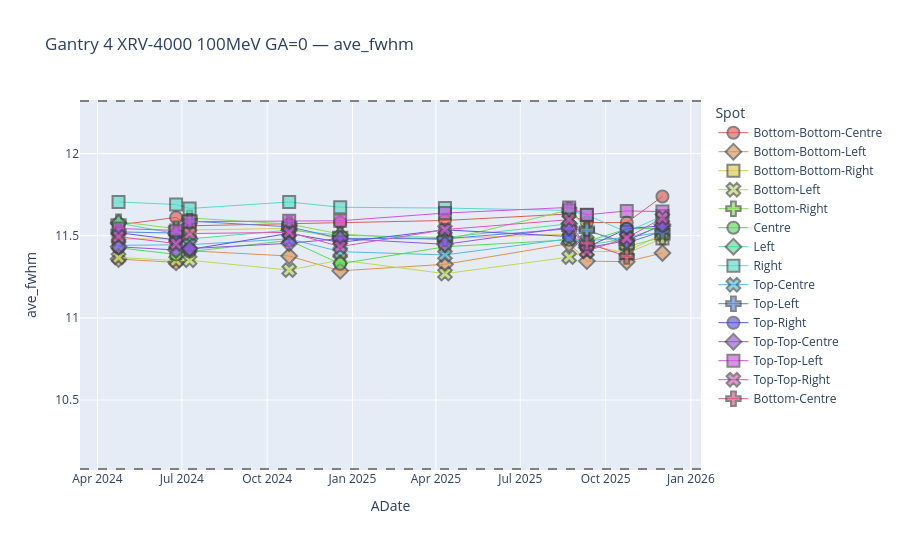

Notebook code for this chart:
### Markdown cell above
## Average

### Code cell
plotly_fwhm_time_series(
    fwhm_df,
    gantry="Gantry 4",
    device="XRV-4000",
    energy=100,
    gantry_angle=0,
    n_months=24,
    fwhm_col="ave_fwhm",
    ref_df=ref_df,
    ref_source="TPS",
    tol_frac=0.10
)

### Figure 1 — Plotly figure (JSON) as saved in the notebook; plotly's stock layout.template omitted (floating-point values rounded to 4 significant figures)
{"data": [{"hovertemplate": "Spot=Bottom-Bottom-Centre<br>ADate=%{x}<br>ave_fwhm=%{y}<extra></extra>", "legendgroup": "Bottom-Bottom-Centre", "line": {"width": 1}, "marker": {"color": "#db5f57", "line": {"width": 2}, "opacity": 0.65, "size": 12, "symbol": "circle"}, "mode": "markers+lines", "name": "Bottom-Bottom-Centre", "orientation": "v", "showlegend": true, "type": "scatter", "x": ["2024-04-23T17:34:57.000000000", "2024-06-24T19:07:29.000000000", "2024-07-09T09:29:40.000000000", "2024-10-24T18:22:30.000000000", "2024-12-18T18:46:12.000000000", "2025-04-10T19:05:24.000000000", "2025-08-22T17:24:40.000000000", "2025-09-10T19:20:56.000000000", "2025-10-23T20:19:28.000000000", "2025-12-01T08:33:29.000000000"], "xaxis": "x", "y": [11.57, 11.61, 11.56, 11.57, 11.58, 11.59, 11.63, 11.58, 11.58, 11.74], "yaxis": "y"}, {"hovertemplate": "Spot=Bottom-Bottom-Left<br>ADate=%{x}<br>ave_fwhm=%{y}<extra></extra>", "legendgroup": "Bottom-Bottom-Left", "line": {"width": 1}, "marker": {"color": "#db9457", "line": {"width": 2}, "opacity": 0.65, "size": 12, "symbol": "diamond"}, "mode": "markers+lines", "name": "Bottom-Bottom-Left", "orientation": "v", "showlegend": true, "type": "scatter", "x": ["2024-04-23T17:34:57.000000000", "2024-06-24T19:07:29.000000000", "2024-07-09T09:29:40.000000000", "2024-10-24T18:22:30.000000000", "2024-12-18T18:46:12.000000000", "2025-04-10T19:05:24.000000000", "2025-08-22T17:24:40.000000000", "2025-09-10T19:20:56.000000000", "2025-10-23T20:19:28.000000000", "2025-12-01T08:33:29.000000000"], "xaxis": "x", "y": [11.36, 11.34, 11.41, 11.38, 11.29, 11.33, 11.45, 11.35, 11.34, 11.39], "yaxis": "y"}, {"hovertemplate": "Spot=Bottom-Bottom-Right<br>ADate=%{x}<br>ave_fwhm=%{y}<extra></extra>", "legendgroup": "Bottom-Bottom-Right", "line": {"width": 1}, "marker": {"color": "#dbc957", "line": {"width": 2}, "opacity": 0.65, "size": 12, "symbol": "square"}, "mode": "markers+lines", "name": "Bottom-Bottom-Right", "orientation": "v", "showlegend": true, "type": "scatter", "x": ["2024-04-23T17:34:57.000000000", "2024-06-24T19:07:29.000000000", "2024-07-09T09:29:40.000000000", "2024-10-24T18:22:30.000000000", "2024-12-18T18:46:12.000000000", "2025-04-10T19:05:24.000000000", "2025-08-22T17:24:40.000000000", "2025-09-10T19:20:56.000000000", "2025-10-23T20:19:28.000000000", "2025-12-01T08:33:29.000000000"], "xaxis": "x", "y": [11.48, 11.48, 11.53, 11.54, 11.48, 11.48, 11.51, 11.45, 11.39, 11.48], "yaxis": "y"}, {"hovertemplate": "Spot=Bottom-Left<br>ADate=%{x}<br>ave_fwhm=%{y}<extra></extra>", "legendgroup": "Bottom-Left", "line": {"width": 1}, "marker": {"color": "#b9db57", "line": {"width": 2}, "opacity": 0.65, "size": 12, "symbol": "x"}, "mode": "markers+lines", "name": "Bottom-Left", "orientation": "v", "showlegend": true, "type": "scatter", "x": ["2024-04-23T17:34:57.000000000", "2024-06-24T19:07:29.000000000", "2024-07-09T09:29:40.000000000", "2024-10-24T18:22:30.000000000", "2024-12-18T18:46:12.000000000", "2025-04-10T19:05:24.000000000", "2025-08-22T17:24:40.000000000", "2025-09-10T19:20:56.000000000", "2025-10-23T20:19:28.000000000", "2025-12-01T08:33:29.000000000"], "xaxis": "x", "y": [11.37, 11.35, 11.35, 11.29, 11.35, 11.27, 11.37, 11.4, 11.4, 11.51], "yaxis": "y"}, {"hovertemplate": "Spot=Bottom-Right<br>ADate=%{x}<br>ave_fwhm=%{y}<extra></extra>", "legendgroup": "Bottom-Right", "line": {"width": 1}, "marker": {"color": "#84db57", "line": {"width": 2}, "opacity": 0.65, "size": 12, "symbol": "cross"}, "mode": "markers+lines", "name": "Bottom-Right", "orientation": "v", "showlegend": true, "type": "scatter", "x": ["2024-04-23T17:34:57.000000000", "2024-06-24T19:07:29.000000000", "2024-07-09T09:29:40.000000000", "2024-10-24T18:22:30.000000000", "2024-12-18T18:46:12.000000000", "2025-04-10T19:05:24.000000000", "2025-08-22T17:24:40.000000000", "2025-09-10T19:20:56.000000000", "2025-10-23T20:19:28.000000000", "2025-12-01T08:33:29.000000000"], "xaxis": "x", "y": [11.59, 11.54, 11.61, 11.57, 11.51, 11.47, 11.66, 11.54, 11.43, 11.49], "yaxis": "y"}, {"hovertemplate": "Spot=Centre<br>ADate=%{x}<br>ave_fwhm=%{y}<extra></extra>", "legendgroup": "Centre", "line": {"width": 1}, "marker": {"color": "#57db5f", "line": {"width": 2}, "opacity": 0.65, "size": 12, "symbol": "circle"}, "mode": "markers+lines", "name": "Centre", "orientation": "v", "showlegend": true, "type": "scatter", "x": ["2024-04-23T17:34:57.000000000", "2024-06-24T19:07:29.000000000", "2024-07-09T09:29:40.000000000", "2024-10-24T18:22:30.000000000", "2024-12-18T18:46:12.000000000", "2025-04-10T19:05:24.000000000", "2025-08-22T17:24:40.000000000", "2025-09-10T19:20:56.000000000", "2025-10-23T20:19:28.000000000", "2025-12-01T08:33:29.000000000"], "xaxis": "x", "y": [11.43, 11.39, 11.4, 11.47, 11.33, 11.43, 11.47, 11.46, 11.54, 11.55], "yaxis": "y"}, {"hovertemplate": "Spot=Left<br>ADate=%{x}<br>ave_fwhm=%{y}<extra></extra>", "legendgroup": "Left", "line": {"width": 1}, "marker": {"color": "#57db94", "line": {"width": 2}, "opacity": 0.65, "size": 12, "symbol": "diamond"}, "mode": "markers+lines", "name": "Left", "orientation": "v", "showlegend": true, "type": "scatter", "x": ["2024-04-23T17:34:57.000000000", "2024-06-24T19:07:29.000000000", "2024-07-09T09:29:40.000000000", "2024-10-24T18:22:30.000000000", "2024-12-18T18:46:12.000000000", "2025-04-10T19:05:24.000000000", "2025-08-22T17:24:40.000000000", "2025-09-10T19:20:56.000000000", "2025-10-23T20:19:28.000000000", "2025-12-01T08:33:29.000000000"], "xaxis": "x", "y": [11.58, 11.51, 11.48, 11.53, 11.5, 11.49, 11.57, 11.44, 11.48, 11.56], "yaxis": "y"}, {"hovertemplate": "Spot=Right<br>ADate=%{x}<br>ave_fwhm=%{y}<extra></extra>", "legendgroup": "Right", "line": {"width": 1}, "marker": {"color": "#57dbc9", "line": {"width": 2}, "opacity": 0.65, "size": 12, "symbol": "square"}, "mode": "markers+lines", "name": "Right", "orientation": "v", "showlegend": true, "type": "scatter", "x": ["2024-04-23T17:34:57.000000000", "2024-06-24T19:07:29.000000000", "2024-07-09T09:29:40.000000000", "2024-10-24T18:22:30.000000000", "2024-12-18T18:46:12.000000000", "2025-04-10T19:05:24.000000000", "2025-08-22T17:24:40.000000000", "2025-09-10T19:20:56.000000000", "2025-10-23T20:19:28.000000000", "2025-12-01T08:33:29.000000000"], "xaxis": "x", "y": [11.71, 11.69, 11.67, 11.71, 11.67, 11.67, 11.65, 11.63, 11.52, 11.62], "yaxis": "y"}, {"hovertemplate": "Spot=Top-Centre<br>ADate=%{x}<br>ave_fwhm=%{y}<extra></extra>", "legendgroup": "Top-Centre", "line": {"width": 1}, "marker": {"color": "#57b9db", "line": {"width": 2}, "opacity": 0.65, "size": 12, "symbol": "x"}, "mode": "markers+lines", "name": "Top-Centre", "orientation": "v", "showlegend": true, "type": "scatter", "x": ["2024-04-23T17:34:57.000000000", "2024-06-24T19:07:29.000000000", "2024-07-09T09:29:40.000000000", "2024-10-24T18:22:30.000000000", "2024-12-18T18:46:12.000000000", "2025-04-10T19:05:24.000000000", "2025-08-22T17:24:40.000000000", "2025-09-10T19:20:56.000000000", "2025-10-23T20:19:28.000000000", "2025-12-01T08:33:29.000000000"], "xaxis": "x", "y": [11.44, 11.45, 11.45, 11.48, 11.4, 11.38, 11.48, 11.47, 11.49, 11.52], "yaxis": "y"}, {"hovertemplate": "Spot=Top-Left<br>ADate=%{x}<br>ave_fwhm=%{y}<extra></extra>", "legendgroup": "Top-Left", "line": {"width": 1}, "marker": {"color": "#5784db", "line": {"width": 2}, "opacity": 0.65, "size": 12, "symbol": "cross"}, "mode": "markers+lines", "name": "Top-Left", "orientation": "v", "showlegend": true, "type": "scatter", "x": ["2024-04-23T17:34:57.000000000", "2024-06-24T19:07:29.000000000", "2024-07-09T09:29:40.000000000", "2024-10-24T18:22:30.000000000", "2024-12-18T18:46:12.000000000", "2025-04-10T19:05:24.000000000", "2025-08-22T17:24:40.000000000", "2025-09-10T19:20:56.000000000", "2025-10-23T20:19:28.000000000", "2025-12-01T08:33:29.000000000"], "xaxis": "x", "y": [11.52, 11.52, 11.59, 11.55, 11.48, 11.48, 11.54, 11.53, 11.46, 11.53], "yaxis": "y"}, {"hovertemplate": "Spot=Top-Right<br>ADate=%{x}<br>ave_fwhm=%{y}<extra></extra>", "legendgroup": "Top-Right", "line": {"width": 1}, "marker": {"color": "#5f57db", "line": {"width": 2}, "opacity": 0.65, "size": 12, "symbol": "circle"}, "mode": "markers+lines", "name": "Top-Right", "orientation": "v", "showlegend": true, "type": "scatter", "x": ["2024-04-23T17:34:57.000000000", "2024-06-24T19:07:29.000000000", "2024-07-09T09:29:40.000000000", "2024-10-24T18:22:30.000000000", "2024-12-18T18:46:12.000000000", "2025-04-10T19:05:24.000000000", "2025-08-22T17:24:40.000000000", "2025-09-10T19:20:56.000000000", "2025-10-23T20:19:28.000000000", "2025-12-01T08:33:29.000000000"], "xaxis": "x", "y": [11.52, 11.47, 11.42, 11.51, 11.46, 11.54, 11.5, 11.43, 11.54, 11.56], "yaxis": "y"}, {"hovertemplate": "Spot=Top-Top-Centre<br>ADate=%{x}<br>ave_fwhm=%{y}<extra></extra>", "legendgroup": "Top-Top-Centre", "line": {"width": 1}, "marker": {"color": "#9457db", "line": {"width": 2}, "opacity": 0.65, "size": 12, "symbol": "diamond"}, "mode": "markers+lines", "name": "Top-Top-Centre", "orientation": "v", "showlegend": true, "type": "scatter", "x": ["2024-04-23T17:34:57.000000000", "2024-06-24T19:07:29.000000000", "2024-07-09T09:29:40.000000000", "2024-10-24T18:22:30.000000000", "2024-12-18T18:46:12.000000000", "2025-04-10T19:05:24.000000000", "2025-08-22T17:24:40.000000000", "2025-09-10T19:20:56.000000000", "2025-10-23T20:19:28.000000000", "2025-12-01T08:33:29.000000000"], "xaxis": "x", "y": [11.43, 11.41, 11.42, 11.45, 11.48, 11.45, 11.55, 11.43, 11.47, 11.57], "yaxis": "y"}, {"hovertemplate": "Spot=Top-Top-Left<br>ADate=%{x}<br>ave_fwhm=%{y}<extra></extra>", "legendgroup": "Top-Top-Left", "line": {"width": 1}, "marker": {"color": "#c957db", "line": {"width": 2}, "opacity": 0.65, "size": 12, "symbol": "square"}, "mode": "markers+lines", "name": "Top-Top-Left", "orientation": "v", "showlegend": true, "type": "scatter", "x": ["2024-04-23T17:34:57.000000000", "2024-06-24T19:07:29.000000000", "2024-07-09T09:29:40.000000000", "2024-10-24T18:22:30.000000000", "2024-12-18T18:46:12.000000000", "2025-04-10T19:05:24.000000000", "2025-08-22T17:24:40.000000000", "2025-09-10T19:20:56.000000000", "2025-10-23T20:19:28.000000000", "2025-12-01T08:33:29.000000000"], "xaxis": "x", "y": [11.54, 11.53, 11.59, 11.59, 11.59, 11.64, 11.67, 11.63, 11.65, 11.65], "yaxis": "y"}, {"hovertemplate": "Spot=Top-Top-Right<br>ADate=%{x}<br>ave_fwhm=%{y}<extra></extra>", "legendgroup": "Top-Top-Right", "line": {"width": 1}, "marker": {"color": "#db57b9", "line": {"width": 2}, "opacity": 0.65, "size": 12, "symbol": "x"}, "mode": "markers+lines", "name": "Top-Top-Right", "orientation": "v", "showlegend": true, "type": "scatter", "x": ["2024-04-23T17:34:57.000000000", "2024-06-24T19:07:29.000000000", "2024-07-09T09:29:40.000000000", "2024-10-24T18:22:30.000000000", "2024-12-18T18:46:12.000000000", "2025-04-10T19:05:24.000000000", "2025-08-22T17:24:40.000000000", "2025-09-10T19:20:56.000000000", "2025-10-23T20:19:28.000000000", "2025-12-01T08:33:29.000000000"], "xaxis": "x", "y": [11.49, 11.45, 11.51, 11.52, 11.43, 11.54, 11.6, 11.41, 11.49, 11.61], "yaxis": "y"}, {"hovertemplate": "Spot=Bottom-Centre<br>ADate=%{x}<br>ave_fwhm=%{y}<extra></extra>", "legendgroup": "Bottom-Centre", "line": {"width": 1}, "marker": {"color": "#db5784", "line": {"width": 2}, "opacity": 0.65, "size": 12, "symbol": "cross"}, "mode": "markers+lines", "name": "Bottom-Centre", "orientation": "v", "showlegend": true, "type": "scatter", "x": ["2025-09-10T19:20:56.000000000", "2025-10-23T20:19:28.000000000"], "xaxis": "x", "y": [11.46, 11.37], "yaxis": "y"}], "layout": {"height": 550, "legend": {"title": {"text": "Spot"}, "tracegroupgap": 0}, "shapes": [{"line": {"color": "grey", "dash": "dash", "width": 2}, "type": "line", "x0": 0, "x1": 1, "xref": "x domain", "y0": 12.32, "y1": 12.32, "yref": "y"}, {"line": {"color": "grey", "dash": "dash", "width": 2}, "type": "line", "x0": 0, "x1": 1, "xref": "x domain", "y0": 10.08, "y1": 10.08, "yref": "y"}], "title": {"text": "Gantry 4 XRV-4000 100MeV GA=0 — ave_fwhm"}, "xaxis": {"anchor": "y", "domain": [0, 1], "title": {"text": "ADate"}}, "yaxis": {"anchor": "x", "domain": [0, 1], "title": {"text": "ave_fwhm"}}}}
